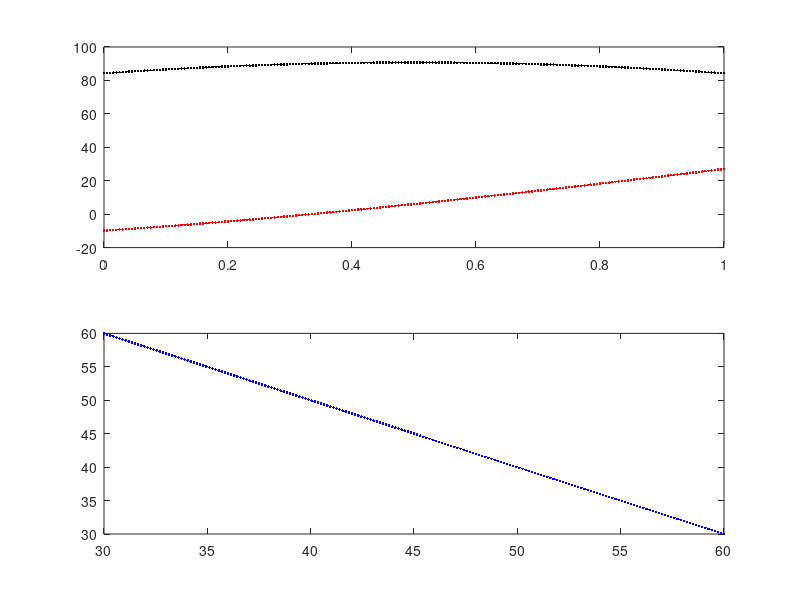

MATLAB code to generate this figure:
xa= 60; ya=30; xb=30; yb=60
l1=50;l2=40;
for t=0:0.005:1
    X= xa+(xb-xa)*t;
    Y= ya+(yb-ya)*t;
    
    
    
    c2 = (X^2 + Y^2 -l1^2 - l2^2)/(2*l1*l2)
    s2 = sqrt(abs(1-c2^2))
    t2 = atan2(s2,c2)
    t22 = t2*180/pi
    
    c1 = X*(l1+l2*c2) + Y*(l2*s2);
    s1 = Y*(l1+l2*c2) - X*(l2*s2);
    t1 = atan2(s1,c1);
    t11 = t1*180/pi
    
    Px = l1*cos(t1) + l2*cos(t1+t2);
    Py = l1*sin(t1) + l2*sin(t1+t2);
    
    
    subplot(2,1,1)
    plot(t,t11,'r.',t,t22,'k.')
    
   
    hold on
    subplot(2,1,2)
    plot(Px,Py,'b.')
    hold on
    
end
